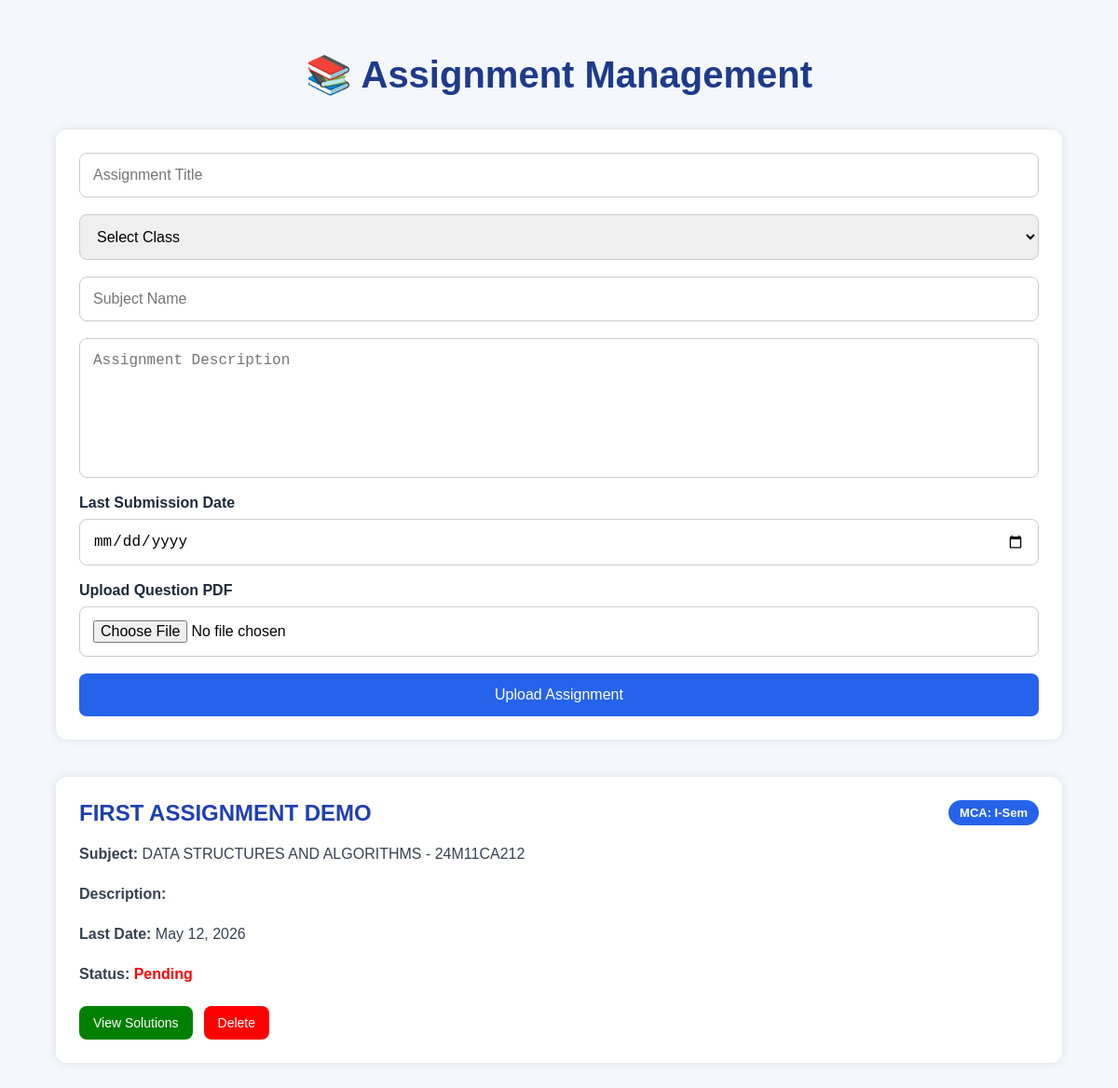
The page /assignments/ (signed in) on the database its author committed.
### myapp/models.py (models this page shows, shortened)
class Assignment(models.Model):
    teacher = models.ForeignKey(
        User,
        on_delete=models.CASCADE,
        null=True,
        blank=True
    )
    title = models.CharField(max_length=200)
    class_name = models.CharField(max_length=100)
    subject = models.CharField(max_length=100)
    description = models.TextField(blank=True)
    due_date = models.DateField()
    question_pdf = models.FileField(
        upload_to='assignments/',
        null=True,
        blank=True
    )
    status = models.CharField(
        max_length=20,
        default='Pending'
    )
    created_at = models.DateTimeField(auto_now_add=True)

### myapp/views.py (the view, shortened to what this page needs)
@login_required
def assignment_view(request):
    is_teacher = request.user.is_staff
    if is_teacher:
        assignments = Assignment.objects.all().order_by('-created_at')
    else:
        student_class = request.user.student.class_name
        assignments = Assignment.objects.filter(
            class_name=student_class
        ).order_by('-created_at')
    return render(request, 'assignment.html', {
        'assignments': assignments,
        'is_teacher': is_teacher
    })

### myapp/templates/assignment.html (shortened to what this page needs)
{% load static %}
<!DOCTYPE html>
<html>
<head>
    <link rel="stylesheet" href="{% static 'assignment.css' %}">
</head>
<body>
<div class="container">
    <h1>📚 Assignment Management</h1>
    {% if is_teacher %}
    <form method="POST"
          enctype="multipart/form-data"
          class="assignment-form">
        <input type="text"
               name="title"
               placeholder="Assignment Title"
               required>
        <select name="class_name" required>
            <option value="">
                Select Class
            </option>
        </select>
        <input type="text"
               name="subject"
               placeholder="Subject Name"
               required>
        <textarea name="description"
                  placeholder="Assignment Description"></textarea>
        <label class="label-text">
            Last Submission Date
        </label>
        <input type="date"
               name="due_date"
               required>
        <label class="label-text">
            Upload Question PDF
        </label>
        <input type="file"
               name="question_pdf">
        <button type="submit">
            Upload Assignment
        </button>
    </form>
    {% endif %}
    <div class="assignment-list">
        {% for assignment in assignments %}
        <div class="assignment-card">
            <div class="top-section">
                <h2>
                    {{ assignment.title }}
                </h2>
                <span class="class-badge">
                    {{ assignment.class_name }}
                </span>
            </div>
            <p>
                <strong>Subject:</strong>
                {{ assignment.subject }}
            </p>
            <p>
                <strong>Description:</strong>
            </p>
            <p>
                <strong>Last Date:</strong>
                {{ assignment.due_date }}
            </p>
            <p>
                <strong>Status:</strong>
                {% if assignment.status == 'Completed' %}
                    <span class="completed">
                        Completed
                    </span>
                {% else %}
                    <span class="pending">
                        Pending
                    </span>
                {% endif %}
            </p>
            {% if is_teacher %}
            <div class="btn-group">
                <a href="{% url 'view_submissions' assignment.id %}">
                    View Solutions
                </a>
                <a href="{% url 'delete_assignment' assignment.id %}">
                    Delete
                </a>
            </div>
            {% endif %}
        </div>
        {% empty %}
        <div class="empty-box">
            <h3>
                No Assignments Available
            </h3>
        </div>
        {% endfor %}
    </div>
</div>
</body>
</html>

### myapp/static/assignment.css (style rules this page uses)
body { margin:0; padding:0; font-family:Arial, Helvetica, sans-serif; background:#f4f7fc; }
.container { width:90%; max-width:1200px; margin:auto; padding:30px; }
h1 { text-align:center; color:#1e3a8a; margin-bottom:35px; font-size:40px; }
.assignment-form { background:white; padding:25px; border-radius:12px; box-shadow:0px 0px 10px rgba(0,0,0,0.1); display:flex; flex-direction:column; gap:18px; margin-bottom:40px; }
.assignment-form input, .assignment-form textarea, .assignment-form select { padding:14px; border:1px solid #ccc; border-radius:8px; font-size:16px; }
.assignment-form textarea { resize:none; height:120px; }
.label-text { font-weight:bold; color:#1e293b; margin-bottom:-10px; }
.assignment-form button { background:#2563eb; color:white; border:none; padding:14px; border-radius:8px; cursor:pointer; font-size:16px; transition:0.3s; }
.assignment-list { display:grid; grid-template-columns:repeat(auto-fit,minmax(330px,1fr)); gap:25px; }
.assignment-card { background:white; padding:25px; border-radius:12px; box-shadow:0px 0px 10px rgba(0,0,0,0.1); transition:0.3s; }
.assignment-card h2 { color:#1e40af; margin:0; }
.assignment-card p { color:#374151; line-height:1.7; }
.top-section { display:flex; justify-content:space-between; align-items:center; margin-bottom:15px; }
.class-badge { background:#2563eb; color:white; padding:6px 12px; border-radius:20px; font-size:13px; font-weight:bold; }
.pending { color:red; font-weight:bold; }
.btn-group { margin-top:20px; display:flex; gap:12px; }
.btn-group a { text-decoration:none; padding:10px 15px; border-radius:8px; color:white; font-size:14px; transition:0.3s; }
.btn-group a:first-child { background:green; }
.btn-group a:last-child { background:red; }

### rows shown on the page
Assignment: title "FIRST ASSIGNMENT DEMO", class_name "MCA: I-Sem", subject "DATA STRUCTURES AND ALGORITHMS - 24M11CA212", due_date "May 12, 2026", status "Pending"
